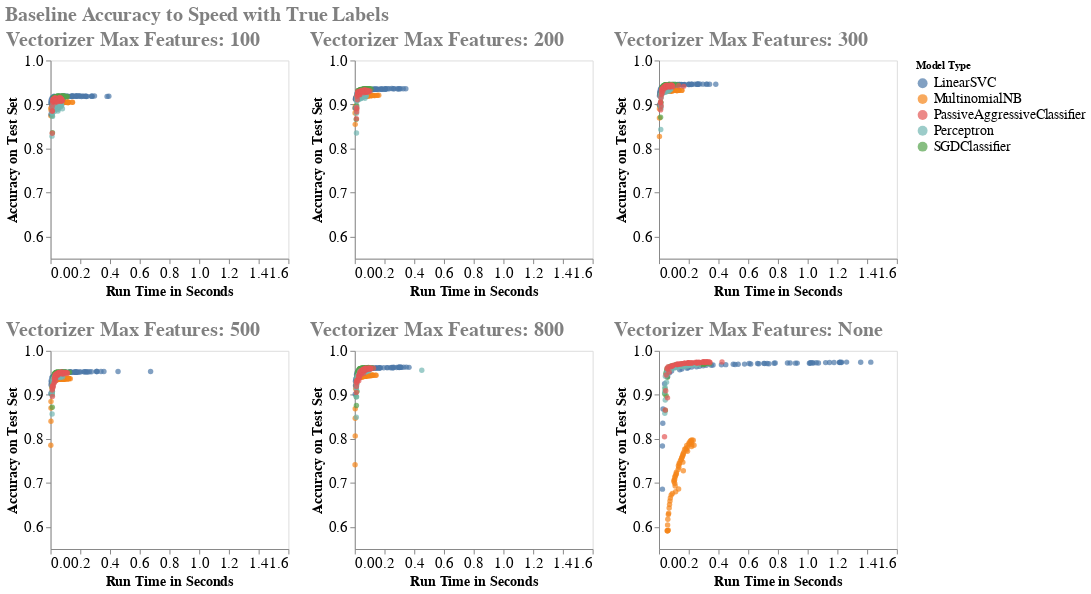

The cell this chart's notebook holds for it:
### Markdown cell above
### Visualizing Accuracy vs Speed in App for Recommended Texts

### Code cell
chrts = []
chart_upper_limit = 1.6
for tmf in tfidf_max_features:
    if tmf is None:
        chrts.append(chart_accuracy_speed_scatter(df_results.loc[(df_results['vectorizer_num_features'].isna()) & (df_results['model_type']!='StackingClassifier')], 
                    tmf, chart_upper_limit, lower_bound))
    else:
        chrts.append(chart_accuracy_speed_scatter(df_results.loc[(df_results['vectorizer_num_features']==tmf) & (df_results['model_type']!='StackingClassifier')], 
                    tmf, chart_upper_limit, lower_bound))
row_chrt1 = alt.hconcat(chrts[0] | chrts [1] | chrts [2])
row_chrt2 = alt.hconcat(chrts[3] | chrts [4] | chrts [5])
super_chrt_speed_accuracy = alt.vconcat(row_chrt1, row_chrt2).properties(
    title='Baseline Accuracy to Speed with True Labels'
).configure_title(
    fontSize=20,
    anchor='start',
    color='gray'
).configure_axis(
    labelFontSize=15,
    titleFontSize=16
).configure_legend(
    labelFontSize=14
)
super_chrt_speed_accuracy.save('super_chrt_speed_accuracy_harder_target.html')
super_chrt_speed_accuracy

### Figure 1 — Vega-Lite specification as saved in the notebook (floating-point values rounded to 4 significant figures; data arrays with more than 128 entries replaced by an {"elided": "..."} marker saying what was removed)
{"usermeta": {"embedOptions": {"theme": "fivethirtyeight"}}, "config": {"view": {"continuousWidth": 400, "continuousHeight": 300}, "axis": {"labelFontSize": 15, "titleFontSize": 16}, "legend": {"labelFontSize": 14}, "title": {"anchor": "start", "color": "gray", "fontSize": 20}}, "vconcat": [{"hconcat": [{"hconcat": [{"data": {"name": "data-73185fb9146bafbeb0c3310781b9ff7e"}, "mark": "circle", "encoding": {"color": {"type": "nominal", "field": "model_type", "title": "Model Type"}, "tooltip": [{"type": "nominal", "field": "model_type"}, {"type": "quantitative", "field": "samples", "format": ",.0f"}, {"type": "quantitative", "field": "test_accuracy", "format": ",.4f"}, {"type": "nominal", "field": "vectorizer_num_features"}, {"type": "quantitative", "field": "run_time", "format": ",.4f"}], "x": {"type": "quantitative", "axis": {"grid": false, "title": "Run Time in Seconds", "titleFontSize": 14}, "field": "run_time", "scale": {"domain": [0.0, 1.6]}}, "y": {"type": "quantitative", "axis": {"grid": false, "title": "Accuracy on Test Set", "titleFontSize": 14}, "field": "test_accuracy", "scale": {"domain": [0.55, 1.0]}}}, "height": 200, "title": "Vectorizer Max Features: 100", "width": 240}, {"data": {"name": "data-bcd82b0c9d05da8048f5cb9572fc8cd4"}, "mark": "circle", "encoding": {"color": {"type": "nominal", "field": "model_type", "title": "Model Type"}, "tooltip": [{"type": "nominal", "field": "model_type"}, {"type": "quantitative", "field": "samples", "format": ",.0f"}, {"type": "quantitative", "field": "test_accuracy", "format": ",.4f"}, {"type": "nominal", "field": "vectorizer_num_features"}, {"type": "quantitative", "field": "run_time", "format": ",.4f"}], "x": {"type": "quantitative", "axis": {"grid": false, "title": "Run Time in Seconds", "titleFontSize": 14}, "field": "run_time", "scale": {"domain": [0.0, 1.6]}}, "y": {"type": "quantitative", "axis": {"grid": false, "title": "Accuracy on Test Set", "titleFontSize": 14}, "field": "test_accuracy", "scale": {"domain": [0.55, 1.0]}}}, "height": 200, "title": "Vectorizer Max Features: 200", "width": 240}, {"data": {"name": "data-7ee8d24be94704007c508b645a065900"}, "mark": "circle", "encoding": {"color": {"type": "nominal", "field": "model_type", "title": "Model Type"}, "tooltip": [{"type": "nominal", "field": "model_type"}, {"type": "quantitative", "field": "samples", "format": ",.0f"}, {"type": "quantitative", "field": "test_accuracy", "format": ",.4f"}, {"type": "nominal", "field": "vectorizer_num_features"}, {"type": "quantitative", "field": "run_time", "format": ",.4f"}], "x": {"type": "quantitative", "axis": {"grid": false, "title": "Run Time in Seconds", "titleFontSize": 14}, "field": "run_time", "scale": {"domain": [0.0, 1.6]}}, "y": {"type": "quantitative", "axis": {"grid": false, "title": "Accuracy on Test Set", "titleFontSize": 14}, "field": "test_accuracy", "scale": {"domain": [0.55, 1.0]}}}, "height": 200, "title": "Vectorizer Max Features: 300", "width": 240}]}]}, {"hconcat": [{"hconcat": [{"data": {"name": "data-a52fa52991f1031ae6fba86faae845f0"}, "mark": "circle", "encoding": {"color": {"type": "nominal", "field": "model_type", "title": "Model Type"}, "tooltip": [{"type": "nominal", "field": "model_type"}, {"type": "quantitative", "field": "samples", "format": ",.0f"}, {"type": "quantitative", "field": "test_accuracy", "format": ",.4f"}, {"type": "nominal", "field": "vectorizer_num_features"}, {"type": "quantitative", "field": "run_time", "format": ",.4f"}], "x": {"type": "quantitative", "axis": {"grid": false, "title": "Run Time in Seconds", "titleFontSize": 14}, "field": "run_time", "scale": {"domain": [0.0, 1.6]}}, "y": {"type": "quantitative", "axis": {"grid": false, "title": "Accuracy on Test Set", "titleFontSize": 14}, "field": "test_accuracy", "scale": {"domain": [0.55, 1.0]}}}, "height": 200, "title": "Vectorizer Max Features: 500", "width": 240}, {"data": {"name": "data-c1aaad94de2770e3dbf1924873ba4542"}, "mark": "circle", "encoding": {"color": {"type": "nominal", "field": "model_type", "title": "Model Type"}, "tooltip": [{"type": "nominal", "field": "model_type"}, {"type": "quantitative", "field": "samples", "format": ",.0f"}, {"type": "quantitative", "field": "test_accuracy", "format": ",.4f"}, {"type": "nominal", "field": "vectorizer_num_features"}, {"type": "quantitative", "field": "run_time", "format": ",.4f"}], "x": {"type": "quantitative", "axis": {"grid": false, "title": "Run Time in Seconds", "titleFontSize": 14}, "field": "run_time", "scale": {"domain": [0.0, 1.6]}}, "y": {"type": "quantitative", "axis": {"grid": false, "title": "Accuracy on Test Set", "titleFontSize": 14}, "field": "test_accuracy", "scale": {"domain": [0.55, 1.0]}}}, "height": 200, "title": "Vectorizer Max Features: 800", "width": 240}, {"data": {"name": "data-8a4e941e0d15b91730d89f9ec9fcb744"}, "mark": "circle", "encoding": {"color": {"type": "nominal", "field": "model_type", "title": "Model Type"}, "tooltip": [{"type": "nominal", "field": "model_type"}, {"type": "quantitative", "field": "samples", "format": ",.0f"}, {"type": "quantitative", "field": "test_accuracy", "format": ",.4f"}, {"type": "nominal", "field": "vectorizer_num_features"}, {"type": "quantitative", "field": "run_time", "format": ",.4f"}], "x": {"type": "quantitative", "axis": {"grid": false, "title": "Run Time in Seconds", "titleFontSize": 14}, "field": "run_time", "scale": {"domain": [0.0, 1.6]}}, "y": {"type": "quantitative", "axis": {"grid": false, "title": "Accuracy on Test Set", "titleFontSize": 14}, "field": "test_accuracy", "scale": {"domain": [0.55, 1.0]}}}, "height": 200, "title": "Vectorizer Max Features: None", "width": 240}]}]}], "title": "Baseline Accuracy to Speed with True Labels", "$schema": "https://vega.github.io/schema/vega-lite/v4.8.1.json", "datasets": {"data-73185fb9146bafbeb0c3310781b9ff7e": {"elided": "285 records"}, "data-bcd82b0c9d05da8048f5cb9572fc8cd4": {"elided": "285 records"}, "data-7ee8d24be94704007c508b645a065900": {"elided": "285 records"}, "data-a52fa52991f1031ae6fba86faae845f0": {"elided": "285 records"}, "data-c1aaad94de2770e3dbf1924873ba4542": {"elided": "285 records"}, "data-8a4e941e0d15b91730d89f9ec9fcb744": {"elided": "285 records"}}}
